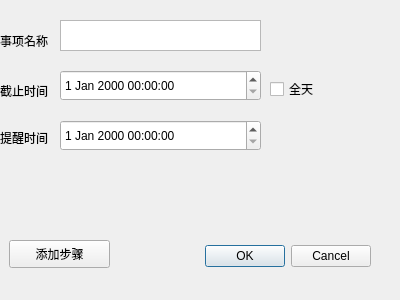
<?xml version="1.0" encoding="UTF-8"?>
<ui version="4.0">
 <class>item_display</class>
 <widget class="QDialog" name="item_display">
  <property name="geometry">
   <rect>
    <x>0</x>
    <y>0</y>
    <width>400</width>
    <height>300</height>
   </rect>
  </property>
  <property name="windowTitle">
   <string>Dialog</string>
  </property>
  <widget class="QDialogButtonBox" name="buttonBox">
   <property name="geometry">
    <rect>
     <x>30</x>
     <y>240</y>
     <width>341</width>
     <height>32</height>
    </rect>
   </property>
   <property name="orientation">
    <enum>Qt::Horizontal</enum>
   </property>
   <property name="standardButtons">
    <set>QDialogButtonBox::Cancel|QDialogButtonBox::Ok</set>
   </property>
  </widget>
  <widget class="QTextEdit" name="textEdit">
   <property name="geometry">
    <rect>
     <x>60</x>
     <y>20</y>
     <width>201</width>
     <height>31</height>
    </rect>
   </property>
  </widget>
  <widget class="QDateTimeEdit" name="dateTimeEdit">
   <property name="geometry">
    <rect>
     <x>60</x>
     <y>70</y>
     <width>201</width>
     <height>31</height>
    </rect>
   </property>
  </widget>
  <widget class="QDateTimeEdit" name="dateTimeEdit_2">
   <property name="geometry">
    <rect>
     <x>60</x>
     <y>120</y>
     <width>201</width>
     <height>31</height>
    </rect>
   </property>
  </widget>
  <widget class="QLabel" name="label">
   <property name="geometry">
    <rect>
     <x>0</x>
     <y>30</y>
     <width>51</width>
     <height>21</height>
    </rect>
   </property>
   <property name="text">
    <string>事项名称</string>
   </property>
  </widget>
  <widget class="QLabel" name="label_2">
   <property name="geometry">
    <rect>
     <x>0</x>
     <y>80</y>
     <width>51</width>
     <height>21</height>
    </rect>
   </property>
   <property name="text">
    <string>截止时间</string>
   </property>
  </widget>
  <widget class="QLabel" name="label_3">
   <property name="geometry">
    <rect>
     <x>0</x>
     <y>130</y>
     <width>51</width>
     <height>16</height>
    </rect>
   </property>
   <property name="text">
    <string>提醒时间</string>
   </property>
  </widget>
  <widget class="QCheckBox" name="checkBox">
   <property name="geometry">
    <rect>
     <x>270</x>
     <y>80</y>
     <width>61</width>
     <height>18</height>
    </rect>
   </property>
   <property name="text">
    <string>全天</string>
   </property>
  </widget>
  <widget class="QPushButton" name="addsubButton">
   <property name="geometry">
    <rect>
     <x>9</x>
     <y>240</y>
     <width>101</width>
     <height>28</height>
    </rect>
   </property>
   <property name="text">
    <string>添加步骤</string>
   </property>
  </widget>
 </widget>
 <resources/>
 <connections>
  <connection>
   <sender>buttonBox</sender>
   <signal>accepted()</signal>
   <receiver>item_display</receiver>
   <slot>accept()</slot>
   <hints>
    <hint type="sourcelabel">
     <x>248</x>
     <y>254</y>
    </hint>
    <hint type="destinationlabel">
     <x>157</x>
     <y>274</y>
    </hint>
   </hints>
  </connection>
  <connection>
   <sender>buttonBox</sender>
   <signal>rejected()</signal>
   <receiver>item_display</receiver>
   <slot>reject()</slot>
   <hints>
    <hint type="sourcelabel">
     <x>316</x>
     <y>260</y>
    </hint>
    <hint type="destinationlabel">
     <x>286</x>
     <y>274</y>
    </hint>
   </hints>
  </connection>
 </connections>
</ui>
